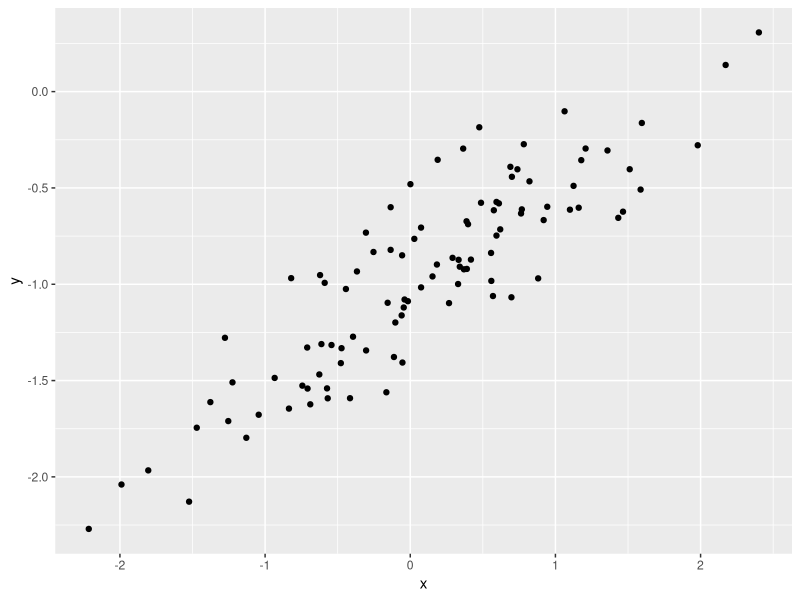
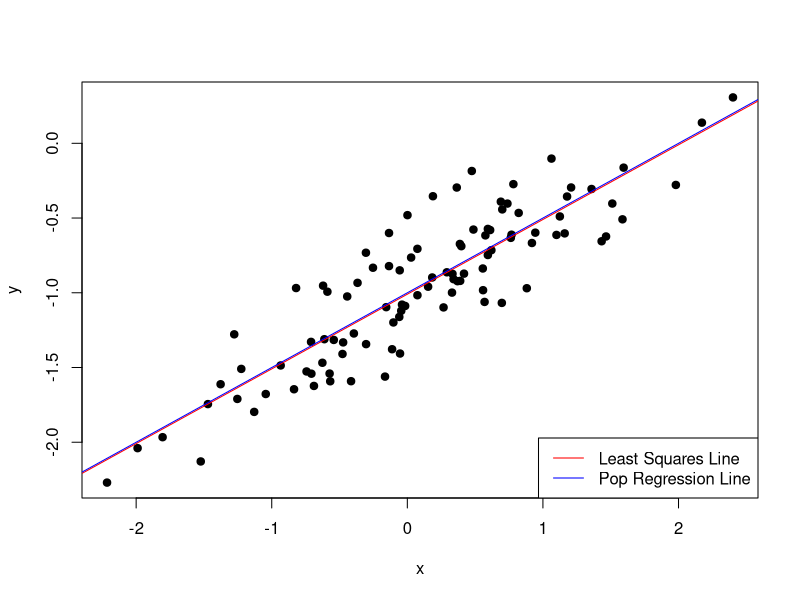
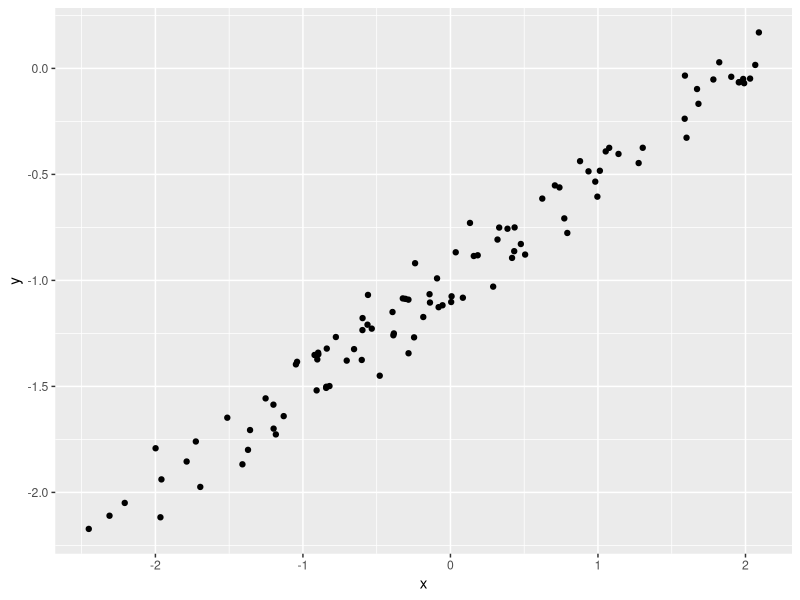
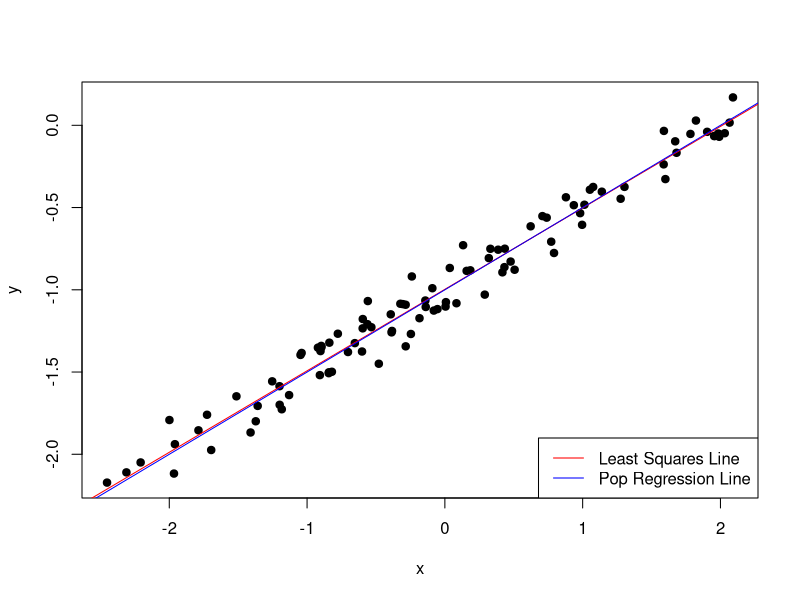
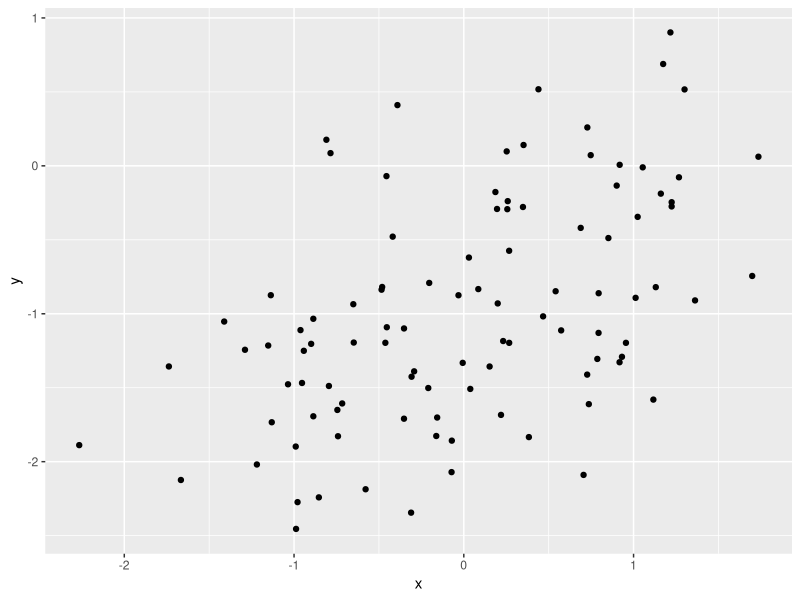
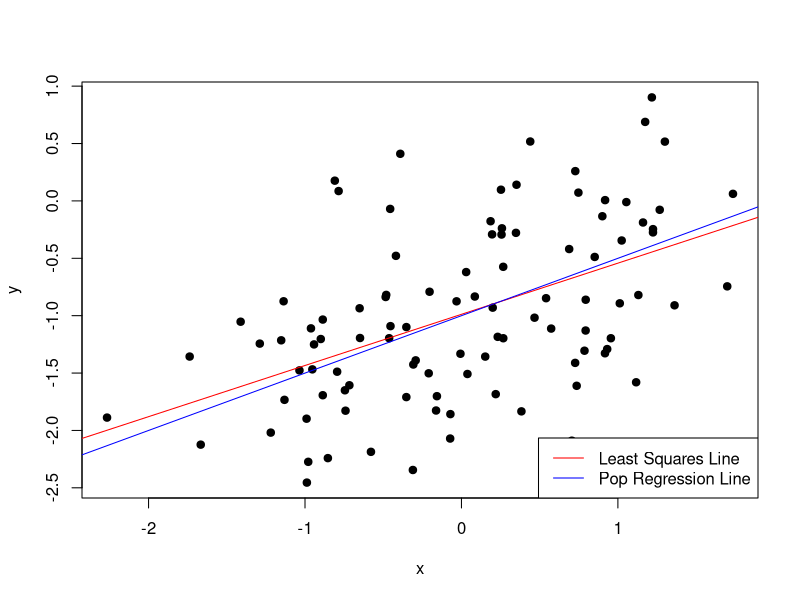

Recreate these plots in R, in order.
## ---- chunk 1
library(ggplot2)
## ---- chunk 2
set.seed(1)
x <- rnorm(100)
x
## ---- chunk 3
eps <- rnorm(100, sd=0.25)
eps
## ---- chunk 4
y <- -1 + 0.5*x + eps
length(y)
## ---- chunk 5
reg <- data.frame(x,y)
ggplot(reg, aes(x,y))+geom_point()
## ---- chunk 6
lm_fit <- lm(y~x)
summary(lm_fit)

## ---- chunk 7
plot(x,y, pch=21, bg="black")
abline(lm_fit, col="red")
abline(-1,0.5, col="blue")
legend("bottomright", c("Least Squares Line", "Pop Regression Line"), col=c("red", "blue"), lty = c(1,1))
## ---- chunk 8
lm_fit2 <- lm(y~x+I(x^2))
summary(lm_fit2)
## ---- chunk 9
set.seed(2)
x<-rnorm(100)
eps <- rnorm(100,sd=0.1)
y<- -1 + 0.5*x + eps
reg <- data.frame(x,y)
ggplot(reg, aes(x,y))+geom_point()
lm_fit3 <- lm(y~x)
summary(lm_fit3)
## ---- chunk 10
plot(x,y, pch=21, bg="black")
abline(lm_fit3, col="red")
abline(-1,0.5, col="blue")
legend("bottomright", c("Least Squares Line", "Pop Regression Line"), col=c("red", "blue"), lty = c(1,1))
## ---- chunk 11
set.seed(3)
x<-rnorm(100)
eps <- rnorm(100,sd=0.6)
y<- -1 + 0.5*x + eps
reg <- data.frame(x,y)
ggplot(reg, aes(x,y))+geom_point()
lm_fit4 <- lm(y~x)
summary(lm_fit3)
## ---- chunk 12
plot(x,y, pch=21, bg="black")
abline(lm_fit4, col="red")
abline(-1,0.5, col="blue")
legend("bottomright", c("Least Squares Line", "Pop Regression Line"), col=c("red", "blue"), lty = c(1,1))
## ---- chunk 13
confint(lm_fit)
confint(lm_fit3)
confint(lm_fit4)
